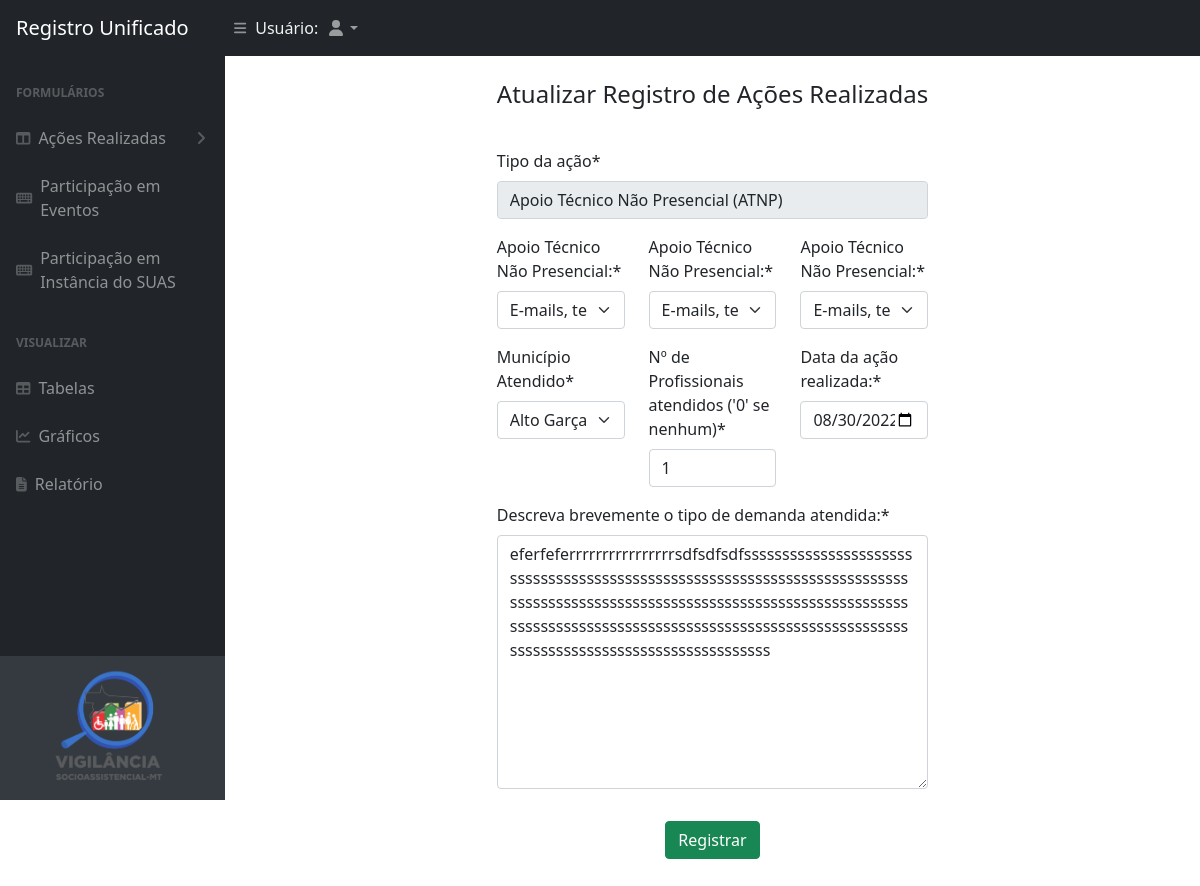
Page /users/atualizar-tabela-acao-atnp/4 on the committed database.
### app/models.py (models this page shows, shortened)
class AcaoAtnpModel(models.Model):
    user = models.ForeignKey(User, on_delete=models.CASCADE, related_name='acaoAtnp')
    acao_realizada = models.CharField(max_length=100, choices= ACAO_REALIZADA_CHOICE, default= 'Apoio Técnico Não Presencial (ATNP)')
    caracteristica_acao = models.CharField(max_length=100, choices=TECNICO_NAO_PRESENCIAL_CHOICE, default='')
    n_profissionais_atendidos = models.IntegerField('Numero de Funcionario',blank=False, null=False)
    descricao_acao = models.TextField('Descrição da Ação', max_length=1000, blank=False, null=False)
    data_acao = models.DateField('Data', blank=False, null=False)
    data_publicacao = models.DateField('Data da Publicação', default=timezone.now)
    municipio_atendido = models.CharField(max_length=100, choices= LISTA_MUNICIPIOS, default= '')

### app/views.py (the view)
# urls.py: path('atualizar-tabela-acao-atnp/<id>', view=ACOES.updateAtnp, name="updateAtnp"),
    def updateAtnp(request, id): ## UPDATE
        context = {}
        get_object_model = get_object_or_404(AcaoAtnpModel, id=id)
        form = AcaoAtnpForm(request.POST or None, instance=get_object_model)
        if form.is_valid():
            form.save()
            return redirect('/users/tabelas')
        context['form_table_action'] = form
        return render(request, "app/tables/tableAction/tableActionUpdate.html", context=context)

### app/forms.py
class AcaoAtnpForm(ModelForm):
    class Meta:
        model = AcaoAtnpModel
        fields = ['acao_realizada', 'caracteristica_acao','n_profissionais_atendidos', 'descricao_acao', 'data_acao','municipio_atendido']
        labels = {  "acao_realizada": "Tipo da ação",
                    "caracteristica_acao": "Apoio Técnico Não Presencial:",
                    "n_profissionais_atendidos": "Nº de Profissionais atendidos ('0' se nenhum)",
                    "descricao_acao":"Descreva brevemente o tipo de demanda atendida:",
                    "data_acao":"Data da ação realizada:",
                    "municipio_atendido":"Município Atendido" }
        widgets = {'data_acao': forms.DateInput(attrs={'type':'date'}),
                   'acao_realizada':forms.TextInput(attrs={'readonly':'readonly'}) }

### templates/app/tables/tableAction/tableActionUpdate.html (shortened to what this page needs)
{% extends 'app/index.html' %}
{% load crispy_forms_tags %}
{% load static %}
{% block content %}
<div class="container w-50 mb-3">
  <div class="row mx-auto">
    <h4 class="font-weight-bold text-center mt-4 mb-4 center" >Atualizar Registro de Ações Realizadas </h4>
    <div class="card-body">
      <form method="post" >
            <div class="row">
              <div class="col-md-12" >
                {{form_table_action.acao_realizada|as_crispy_field }}
              </div>
              <div class="col-md-4">
                {{ form_table_action.caracteristica_acao|as_crispy_field }}
              </div>
              <div class="col-md-4">
                {{ form_table_action.caracteristica_acao|as_crispy_field }}
              </div>
              <div class="col-md-4">
                {{ form_table_action.caracteristica_acao|as_crispy_field }}
              </div>
              <div class="col-md-4">
                {{ form_table_action.municipio_atendido|as_crispy_field }}
              </div>
              <div class="col-md-4">
                {{ form_table_action.n_profissionais_atendidos|as_crispy_field }}
              </div>
              <div class="col-md-4">
                {{ form_table_action.data_acao|as_crispy_field }}
              </div>
            </div>
            <div class="mx-auto">
                {{ form_table_action.descricao_acao|as_crispy_field }}
            </div>
            <div class="container">
                <div class="row md-4">
                    <div class="col text-center mt-3">
                        <button type="submit" class="btn btn-success btn-md text-center">Registrar</button>
                    </div>
                </div>
              </div>
      </form>
    </div>
  </div>
</div>
{% endblock %}

### rows in the picture
AcaoAtnpModel: acao_realizada "Apoio Técnico Não Presencial (ATNP)", caracteristica_acao "E-mails, telefonemas e mensagens", municipio_atendido "Alto Garças", n_profissionais_atendidos "1", data_acao "08/30/2022", descricao_acao "eferfeferrrrrrrrrrrrrrrrsdfsdfsdfssssssssssssssssssssssssssssssssssssssssssssssssssssssssssssssssssssssssssssssssssssssssssssssssssssssssssssssssssssssssssssssssssssssssssssssssssssssssssssssssssssssssssssssssssssssssssssssssssssssssssssssssssss"
